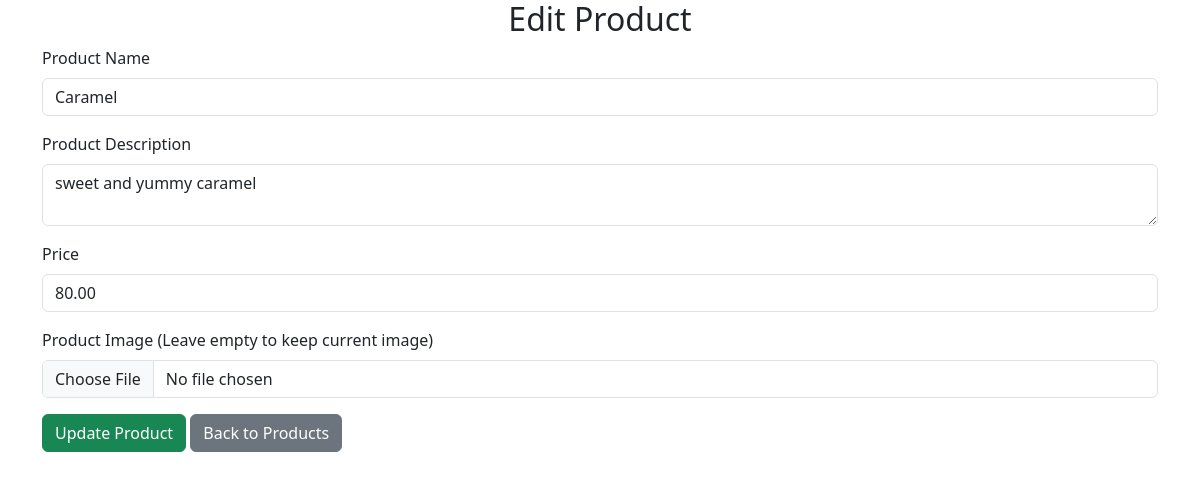
Page /edit_product.php?id=1 (signed in) on the committed database.
### tables this page shows
CREATE TABLE `products` (
  `id` int(11) NOT NULL,
  `product_name` varchar(255) NOT NULL,
  `price` decimal(10,2) NOT NULL,
  `image` varchar(255) NOT NULL,
  `description` text NOT NULL
);

### edit_product.php (the view, shortened to what this page needs)
<?php
include('db.php');
if (isset($_GET['id'])) {
    $id = $_GET['id'];
    $sql = "SELECT * FROM products WHERE id = $id";
    $result = $conn->query($sql);
    $product = $result->fetch_assoc();
} else {
    header("Location: products.php");
    exit;
}
?>
<!DOCTYPE html>
<html lang="en">
<head>
    <link href="https://cdn.jsdelivr.net/npm/bootstrap@5.3.0/dist/css/bootstrap.min.css" rel="stylesheet">
</head>
<body>
<div class="container">
    <h2 class="text-center">Edit Product</h2>
    <form action="edit_product.php?id=<?php echo $product['id']; ?>" method="POST" enctype="multipart/form-data">
        <div class="mb-3">
            <label for="product_name" class="form-label">Product Name</label>
            <input type="text" class="form-control" id="product_name" name="product_name" value="<?php echo $product['product_name']; ?>" required>
        </div>
        <div class="mb-3">
            <label for="description" class="form-label">Product Description</label>
            <textarea class="form-control" id="description" name="description" required><?php echo $product['description']; ?></textarea>
        </div>
        <div class="mb-3">
            <label for="price" class="form-label">Price</label>
            <input type="number" class="form-control" id="price" name="price" value="<?php echo $product['price']; ?>" required>
        </div>
        <div class="mb-3">
            <label for="image" class="form-label">Product Image (Leave empty to keep current image)</label>
            <input type="file" class="form-control" id="image" name="image">
        </div>
        <button type="submit" class="btn btn-success">Update Product</button>
        <a href="products.php" class="btn btn-secondary">Back to Products</a>
    </form>
</div>
</body>
</html>

### rows in the picture
products: product_name "Caramel", description "sweet and yummy caramel", price "80.00"
